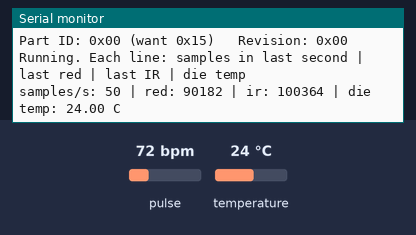
This sketch was run on a simulated Seeed XIAO ESP32-S3. Shown: the last lines printed to the serial monitor. The test bench sets the inputs (shaded band); at power-on: pulse 72 bpm, temperature 24 °C.

Above: at 2.8 s.
2.9 s: pulse set to 42 bpm
At 4.2 s:
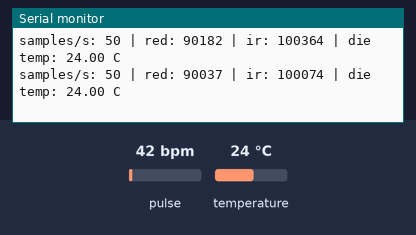
4.4 s: temperature set to 12 °C
At 5.1 s:
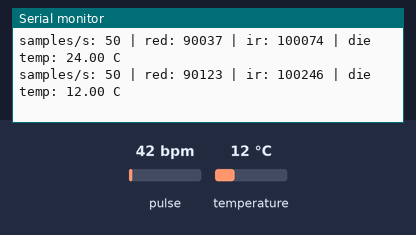
5.9 s: pulse set to 70 bpm
At 7.4 s:
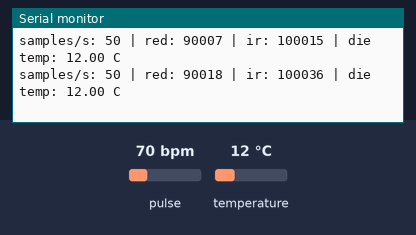
Timing chart, 0 to 8.9 s (numbered marks = the images above; inputs shaded):
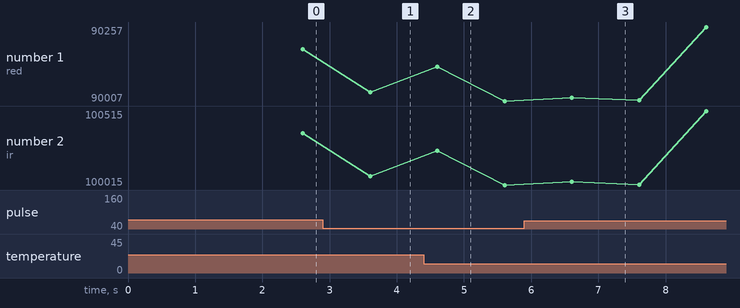

The sketch:

max30102_test.ino
```cpp
/*
  MAX30102 only - diagnostic v2 for the XIAO ESP32-S3
  Once per second prints: how many samples the sensor produced, the latest red / IR values,
  and the chip's own die temperature (proves the chip is alive and the I2C link is good).
  Library: SparkFun MAX3010x Pulse and Proximity Sensor Library
  Serial Monitor: 115200 baud (Tools > USB CDC On Boot: Enabled)

  Try it three ways: nothing on the sensor, a fingertip resting lightly on the window,
  and the window covered with your palm.
*/
#include <Wire.h>
#include "MAX30105.h"

MAX30105 sensor;
unsigned long lastPrint = 0;
unsigned long samples = 0;
uint32_t lastRed = 0, lastIR = 0;

void setup() {
  Serial.begin(115200);
  delay(1500);
  Wire.begin();                 // D4 = SDA, D5 = SCL
  Wire.setClock(100000);

  if (!sensor.begin(Wire, I2C_SPEED_STANDARD)) {
    Serial.println("begin() FAILED - sensor not answering");
    while (true) delay(1000);
  }
  Serial.printf("Part ID: 0x%02X (want 0x15)   Revision: 0x%02X\n", sensor.readPartID(), sensor.getRevisionID());

  sensor.softReset();
  delay(100);
  // powerLevel (LED current), sampleAverage, ledMode (2 = red+IR), sampleRate, pulseWidth, adcRange
  sensor.setup(0x3F, 4, 2, 200, 411, 16384);
  sensor.clearFIFO();
  sensor.enableDIETEMPRDY();    // needed for the die-temperature read
  Serial.println("Running. Each line: samples in last second | last red | last IR | die temp");
  lastPrint = millis();
}

void loop() {
  sensor.check();
  while (sensor.available()) {
    lastRed = sensor.getFIFORed();
    lastIR  = sensor.getFIFOIR();
    sensor.nextSample();
    samples++;
  }

  if (millis() - lastPrint >= 1000) {
    lastPrint = millis();
    float dieC = sensor.readTemperature();
    Serial.printf("samples/s: %lu | red: %lu | ir: %lu | die temp: %.2f C\n", samples, lastRed, lastIR, dieC);
    samples = 0;
  }
  delay(2);
}
```

Measured:
- after the input at 2.9 s, the serial monitor: prints a new line after 0.70 s (image 1)
- after the input at 4.4 s, the serial monitor: prints a new line after 0.20 s (image 2)
- after the input at 5.9 s, the serial monitor: prints a new line after 0.71 s (image 3)
- plotted number 1: 90182 → 90037 after the input at 2.9 s, 90007 → 90018 after the input at 5.9 s
- plotted number 2: 100364 → 100074 after the input at 2.9 s, 100015 → 100036 after the input at 5.9 s
